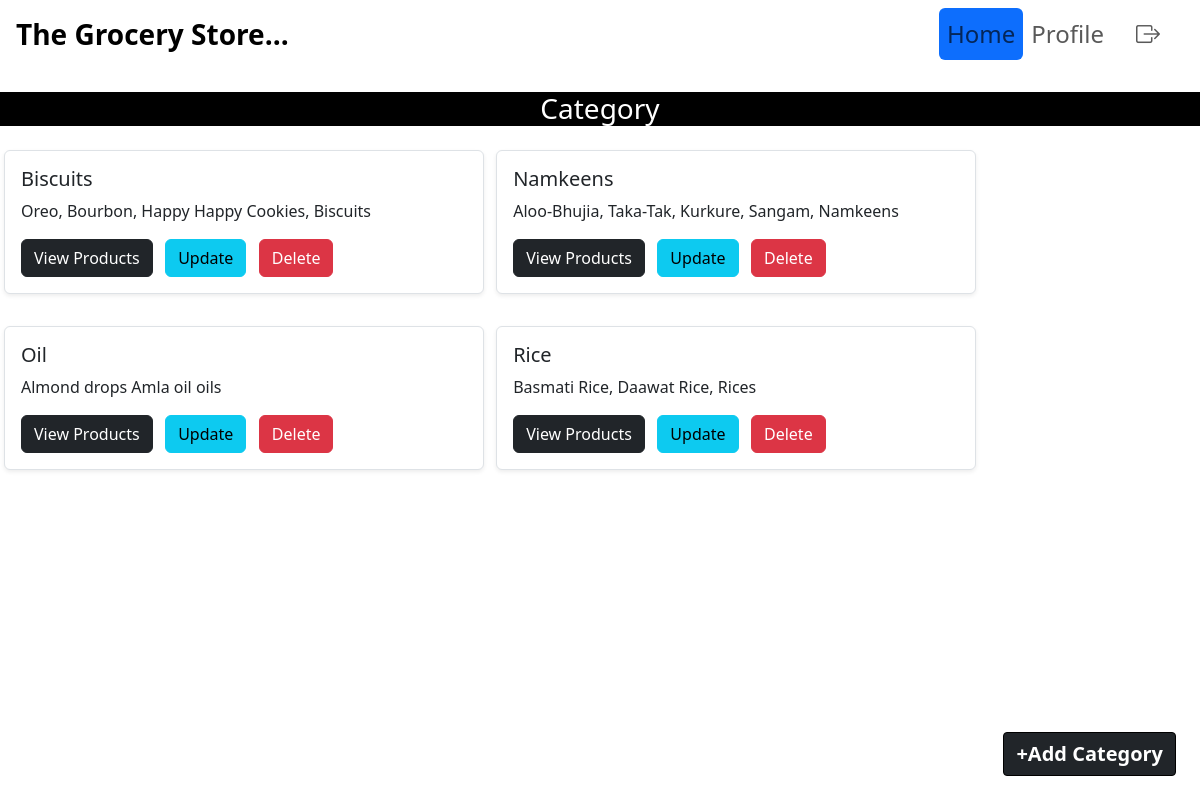
Screenshot of /admin/1 with the database file from the repository.
### application/models.py (models this page shows)
class Category(db.Model):
    __tablename__ = "category"
    category_id = db.Column(db.Integer, primary_key=True, unique=True, autoincrement=True, nullable=False)
    category_name = db.Column(db.String, nullable=False)
    description = db.Column(db.String, nullable=False)
    admin_id = db.Column(db.Integer, db.ForeignKey("user.user_id"), nullable=False)

### application/controllers.py (the view)
@app.route("/admin/<admin_id>", methods=['GET','POST'])
def admin_dashboard(admin_id):
    category_search_query = Category.query.filter(Category.admin_id == admin_id).all()
    return render_template("admin_inventory.html", category = category_search_query, adm_id = admin_id)

### templates/admin_inventory.html (shortened to what this page needs)
<!DOCTYPE html>
<html lang="en">
<head>
    <link href="https://cdn.jsdelivr.net/npm/bootstrap@5.3.0/dist/css/bootstrap.min.css" rel="stylesheet">
    <link rel="stylesheet" href="https://cdn.jsdelivr.net/npm/bootstrap-icons@1.10.5/font/bootstrap-icons.css">
</head>
<body>
    <nav class="navbar navbar-expand-lg navbar-light mx-3">
        <span class="navbar-brand fs-3"><b>The Grocery Store...</b></span>
        <div class="collapse navbar-collapse justify-content-end" id="navbarNavAltMarkup">
            <div class="navbar-nav">
                <a type="button" class="nav-item nav-link fs-4 btn bg-primary" href="">Home</a>
                <a type="button" class="nav-item nav-link fs-4 btn btn-outline-primary" href="/admin/{{adm_id}}/profile">Profile</a>
                <a type="button" class="nav-item nav-link fs-4 btn btn-outline-danger px-4" onclick="return confirm('Are you sure you want to Logout?')" href="/"><i class="bi bi-box-arrow-right"></i></a>
            </div>
        </div>
    </nav>
    <br>
    <h3 class="text-center bg-black text-white">Category</h3>
    {% if category %}
            {% for c in category %}
            <div class="card mx-1 my-3 border shadow-sm" style="display: inline-block; width: 30rem; max-width: 30rem;">
                <div class="card-body">
                    <h5 class="card-title">{{c.category_name}}</h5>
                    <p class="card-text">{{c.description}}</p>
                    <a type="button" href="/admin/{{adm_id}}/{{c.category_id}}" class="btn btn-dark">View Products</a> &nbsp;
                    <a type="button" href="/admin/{{adm_id}}/{{c.category_id}}/update_category" class="btn btn-info">Update</a> &nbsp;
                    <a type="button" href="/admin/{{adm_id}}/{{c.category_id}}/delete_category" onclick="return confirm('Are you sure you want to delete the category?')" class="btn btn-danger">Delete</a>
                </div>
            </div>
            {% endfor %}
    {% else %}
        <p>No Categories added!!!</p>
    {% endif %}
    <br><br>
    <a type="button" class="btn btn-dark position-fixed bottom-0 end-0 rounded-1 m-4 border border-black text-white fs-5 fw-bold" href="/admin/{{adm_id}}/{{category_id}}/add_category">+Add Category</a>
</body>
</html>

### rows the page displays
Category: category_name "Biscuits", description "Oreo, Bourbon, Happy Happy Cookies, Biscuits"
Category: category_name "Namkeens", description "Aloo-Bhujia, Taka-Tak, Kurkure, Sangam, Namkeens"
Category: category_name "Oil", description "Almond drops Amla oil oils"
Category: category_name "Rice", description "Basmati Rice, Daawat Rice, Rices"
